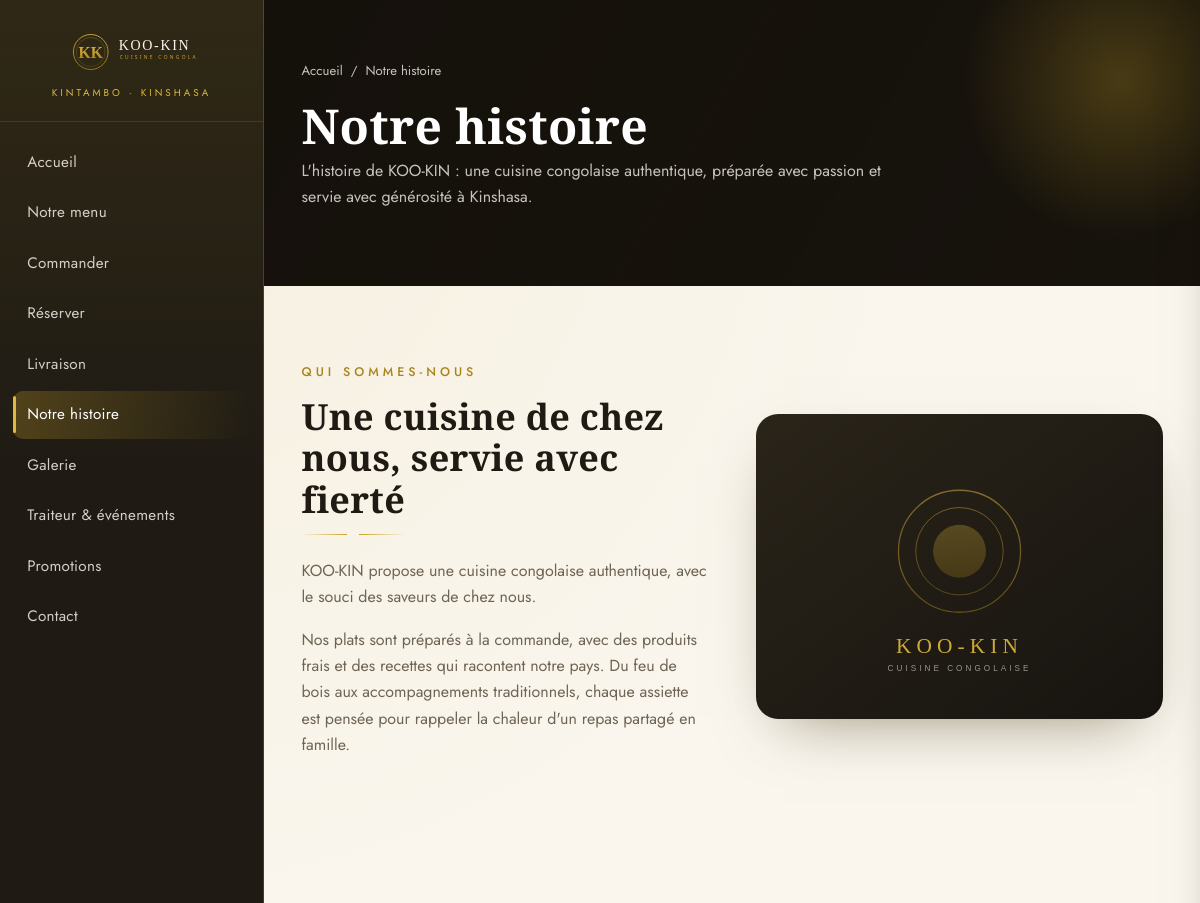
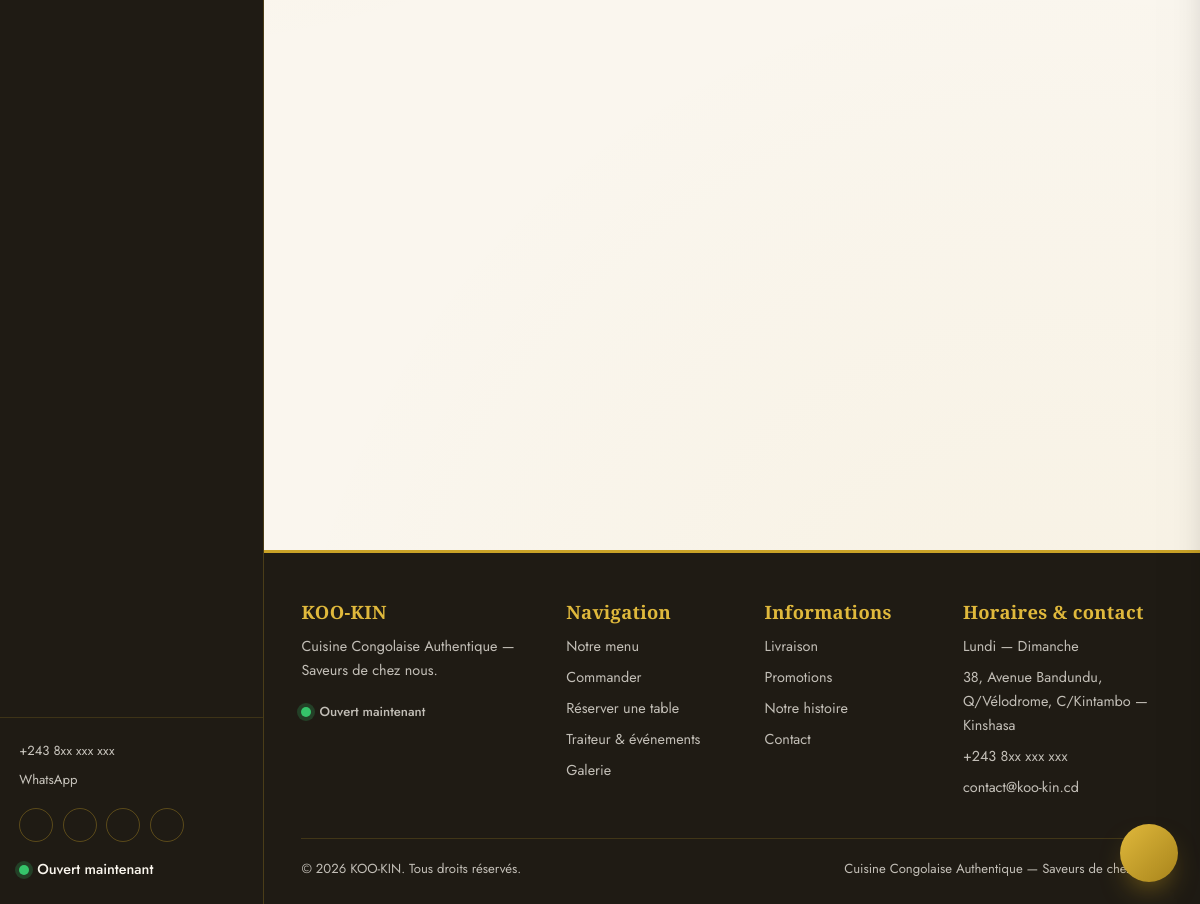
/histoire.php, run on the app's committed database (2 pictures, top to bottom).
### tables this page shows
CREATE TABLE `parametres_site` (
  `id` INT UNSIGNED NOT NULL AUTO_INCREMENT,
  `cle` VARCHAR(100) NOT NULL,
  `valeur` TEXT NULL,
  `description` VARCHAR(255) NULL,
  PRIMARY KEY (`id`),
  UNIQUE KEY `uq_parametres_cle` (`cle`)
);

### classes/core/Config.php (called while the page is built, shortened)
<?php
class Config
{
    private static ?array $items = null;
    public static function load(array $data): void
    {
        self::$items = $data;
    }
    public static function get(string $key, mixed $default = null): mixed
    {
        $segments = explode('.', $key);
        $value = self::$items;
        foreach ($segments as $segment) {
            if (!is_array($value) || !array_key_exists($segment, $value)) {
                return $default;
            }
            $value = $value[$segment];
        }
        return $value;
    }
}

### classes/core/Database.php (called while the page is built, shortened)
<?php
class Database
{
    private static ?Database $instance = null;
    private PDO $pdo;
    private function __construct(array $cfg)
    {
        $dsn = sprintf(
            'mysql:host=%s;port=%d;dbname=%s;charset=%s',
            $cfg['host'],
            $cfg['port'],
            $cfg['name'],
            $cfg['charset']
        );
        try {
            $this->pdo = new PDO($dsn, $cfg['user'], $cfg['pass'], [
                PDO::ATTR_ERRMODE            => PDO::ERRMODE_EXCEPTION,
                PDO::ATTR_DEFAULT_FETCH_MODE => PDO::FETCH_ASSOC,
                PDO::ATTR_EMULATE_PREPARES   => false,
            ]);
        } catch (PDOException $e) {
            throw new RuntimeException('Connexion à la base de données impossible : ' . $e->getMessage());
        }
    }
    public static function init(array $cfg): void
    {
        if (self::$instance === null) {
            self::$instance = new self($cfg);
        }
    }
    public static function instance(): self
    {
        return self::$instance;
    }
    public function run(string $sql, array $params = []): \PDOStatement
    {
        $stmt = $this->pdo->prepare($sql);
        $stmt->execute($params);
        return $stmt;
    }
    public function one(string $sql, array $params = []): ?array
    {
        $row = $this->run($sql, $params)->fetch();
        return $row === false ? null : $row;
    }
}

### histoire.php (the view, shortened to what this page needs)
<?php
$page = [
    'titre' => 'Notre histoire — KOO-KIN',
    'actif' => 'histoire',
    'description' => 'L\'histoire de KOO-KIN : une cuisine congolaise authentique, préparée avec passion et servie avec générosité à Kinshasa.',
    'fil' => 'Notre histoire',
];
require BASE_PATH . 'includes/front/header.php';
require BASE_PATH . 'includes/front/entete-page.php';
?>
<section class="section">
    <div class="conteneur">
        <div class="grille grille--2" style="align-items:center;gap:3rem">
            <div class="animer">
                <span class="eyebrow">Qui sommes-nous</span>
                <h2>Une cuisine de chez nous, servie avec fierté</h2>
                <div class="separateur"></div>
                <p class="texte-doux"><?= nl2br(e((string) param('histoire', 'KOO-KIN propose une cuisine congolaise authentique, avec le souci des saveurs de chez nous.'))) ?></p>
                <p class="texte-doux">
                    Nos plats sont préparés à la commande, avec des produits frais et des recettes qui
                    racontent notre pays. Du feu de bois aux accompagnements traditionnels, chaque assiette
                    est pensée pour rappeler la chaleur d'un repas partagé en famille.
                </p>
            </div>
            <div class="animer">
                <div style="border-radius:22px;overflow:hidden;box-shadow:var(--ombre-forte)">
                    <img src="<?= e(hero_photo(null)) ?>" alt="KOO-KIN">
                </div>
            </div>
        </div>
        <div class="grille grille--3" style="margin-top:3rem">
        </div>
    </div>
</section>
<?php require BASE_PATH . 'includes/front/footer.php';

### includes/front/header.php (shortened to what this page needs)
<?php
$page = $page ?? [];
$actif = $page['actif'] ?? '';
$phone = (string) param('telephone', '+243 8xx xxx xxx');
$whatsapp = (string) param('whatsapp', '2438xxxxxxx');
$horaireDuJour = db()->one(
    'SELECT ouverture, fermeture, ferme FROM horaires WHERE id = ? LIMIT 1',
    [(int) date('N')]
);
$statut = 'ferme';
if ($horaireDuJour && (int) $horaireDuJour['ferme'] === 0 && $horaireDuJour['ouverture'] && $horaireDuJour['fermeture']) {
    $now = time();
    $ouvre = strtotime('today ' . $horaireDuJour['ouverture']);
    $ferme = strtotime('today ' . $horaireDuJour['fermeture']);
    $statut = ($now >= $ouvre && $now <= $ferme) ? 'ouvert' : 'ferme';
}
?>
<!doctype html>
<html lang="fr">
<head>
    <link rel="stylesheet" href="<?= e(asset('css/style.css')) ?>">
</head>
<body>
<aside class="sidebar" id="sidebar" aria-label="Navigation principale">
    <div class="sidebar__logo">
        <a href="<?= e(url('/')) ?>">
            <img src="<?= e(asset('img/logo.svg')) ?>" alt="KOO-KIN">
        </a>
        <span>Kintambo · Kinshasa</span>
    </div>
    <nav class="sidebar__nav">
        <a href="<?= e(url('/')) ?>" class="<?= $actif === 'accueil' ? 'actif' : '' ?>">Accueil</a>
        <a href="<?= e(url('menu.php')) ?>" class="<?= $actif === 'menu' ? 'actif' : '' ?>">Notre menu</a>
        <a href="<?= e(url('commander.php')) ?>" class="<?= $actif === 'commander' ? 'actif' : '' ?>">Commander</a>
        <a href="<?= e(url('reservation.php')) ?>" class="<?= $actif === 'reservation' ? 'actif' : '' ?>">Réserver</a>
        <a href="<?= e(url('livraison.php')) ?>" class="<?= $actif === 'livraison' ? 'actif' : '' ?>">Livraison</a>
        <a href="<?= e(url('histoire.php')) ?>" class="<?= $actif === 'histoire' ? 'actif' : '' ?>">Notre histoire</a>
        <a href="<?= e(url('galerie.php')) ?>" class="<?= $actif === 'galerie' ? 'actif' : '' ?>">Galerie</a>
        <a href="<?= e(url('traiteur.php')) ?>" class="<?= $actif === 'traiteur' ? 'actif' : '' ?>">Traiteur &amp; événements</a>
        <a href="<?= e(url('promotions.php')) ?>" class="<?= $actif === 'promotions' ? 'actif' : '' ?>">Promotions</a>
        <a href="<?= e(url('contact.php')) ?>" class="<?= $actif === 'contact' ? 'actif' : '' ?>">Contact</a>
    </nav>
    <div class="sidebar__contact">
        <a href="tel:<?= e(preg_replace('/\s+/', '', $phone)) ?>"><?= e($phone) ?></a>
        <a href="https://wa.me/<?= e($whatsapp) ?>" target="_blank" rel="noopener">WhatsApp</a>
        <div class="sidebar__social">
            <a href="<?= e((string) param('facebook', '#')) ?>" target="_blank" rel="noopener" aria-label="Facebook"><?= icone('facebook') ?></a>
            <a href="<?= e((string) param('instagram', '#')) ?>" target="_blank" rel="noopener" aria-label="Instagram"><?= icone('instagram') ?></a>
            <a href="<?= e((string) param('tiktok', '#')) ?>" target="_blank" rel="noopener" aria-label="TikTok"><?= icone('tiktok') ?></a>
            <a href="https://wa.me/<?= e($whatsapp) ?>" target="_blank" rel="noopener" aria-label="WhatsApp"><?= icone('whatsapp') ?></a>
        </div>
        <p class="statut-ouvert <?= $statut === 'ouvert' ? 'ouvert' : 'ferme' ?>" style="margin:1rem 0 0">
            <span class="point"></span>
            <?= $statut === 'ouvert' ? 'Ouvert maintenant' : 'Fermé actuellement' ?>
        </p>
    </div>
</aside>
<div class="page">
    <main id="contenu">

### includes/front/footer.php (shortened to what this page needs)
<?php
require BASE_PATH . 'includes/front/chatbox.php';
?>
<footer class="footer">
    <div class="conteneur">
        <div class="footer__grid">
            <div>
                <h4>KOO-KIN</h4>
                <p style="font-size:.9rem"><?= e((string) param('footer_texte', 'Cuisine Congolaise Authentique — Saveurs de chez nous.')) ?></p>
                <p class="statut-ouvert <?php
                    $h = db()->one('SELECT ouverture, fermeture, ferme FROM horaires WHERE id = ? LIMIT 1', [(int) date('N')]);
                    $open = false;
                    if ($h) { $n = time(); $o = strtotime('today ' . $h['ouverture']); $f = strtotime('today ' . $h['fermeture']); if ($f < $o) { $f += 86400; } $open = ((int) $h['ferme'] === 0 && $n >= $o && $n <= $f); }
                echo $open ? 'ouvert' : 'ferme'; ?>"><span class="point"></span><span style="font-size:.82rem"><?= $open ? 'Ouvert maintenant' : 'Fermé actuellement' ?></span></p>
            </div>
            <div>
                <h4>Navigation</h4>
                <ul>
                    <li><a href="<?= e(url('menu.php')) ?>">Notre menu</a></li>
                    <li><a href="<?= e(url('commander.php')) ?>">Commander</a></li>
                    <li><a href="<?= e(url('reservation.php')) ?>">Réserver une table</a></li>
                    <li><a href="<?= e(url('traiteur.php')) ?>">Traiteur &amp; événements</a></li>
                    <li><a href="<?= e(url('galerie.php')) ?>">Galerie</a></li>
                </ul>
            </div>
            <div>
                <h4>Informations</h4>
                <ul>
                    <li><a href="<?= e(url('livraison.php')) ?>">Livraison</a></li>
                    <li><a href="<?= e(url('promotions.php')) ?>">Promotions</a></li>
                    <li><a href="<?= e(url('histoire.php')) ?>">Notre histoire</a></li>
                    <li><a href="<?= e(url('contact.php')) ?>">Contact</a></li>
                </ul>
            </div>
            <div>
                <h4>Horaires &amp; contact</h4>
                <ul>
                    <li><?= e((string) param('horaires_texte', 'Lundi — Dimanche')) ?></li>
                    <li><?= e((string) param('adresse', '')) ?></li>
                    <li><a href="tel:<?= e(preg_replace('/\s+/', '', (string) param('telephone', ''))) ?>"><?= e((string) param('telephone', '')) ?></a></li>
                    <li><a href="mailto:<?= e((string) param('email', '')) ?>"><?= e((string) param('email', '')) ?></a></li>
                </ul>
            </div>
        </div>
        <div class="footer__bas">
            <span>© <?= date('Y') ?> <?= e((string) param('site_nom', 'KOO-KIN')) ?>. Tous droits réservés.</span>
            <span><?= e((string) param('site_slogan', 'Cuisine Congolaise Authentique')) ?> — <?= e((string) param('site_description', 'Saveurs de chez nous')) ?></span>
        </div>
    </div>
</footer>
</main>
</div>
</body>
</html>

### data on the page
parametres_site: valeur "+243 8xx xxx xxx"
parametres_site: valeur "KOO-KIN propose une cuisine congolaise authentique, avec le souci des saveurs de chez nous."
parametres_site: valeur "Cuisine Congolaise Authentique — Saveurs de chez nous."
parametres_site: valeur "Lundi — Dimanche"
parametres_site: valeur "38, Avenue Bandundu, Q/Vélodrome, C/Kintambo — Kinshasa"
parametres_site: valeur "contact@koo-kin.cd"
parametres_site: valeur "KOO-KIN"
parametres_site: valeur "Cuisine Congolaise Authentique"
parametres_site: valeur "Saveurs de chez nous"

### other printed values
$fil "Notre histoire"
$h1 "Notre histoire"
$description "L'histoire de KOO-KIN : une cuisine congolaise authentique, préparée avec passion et servie avec générosité à Kinshasa."
